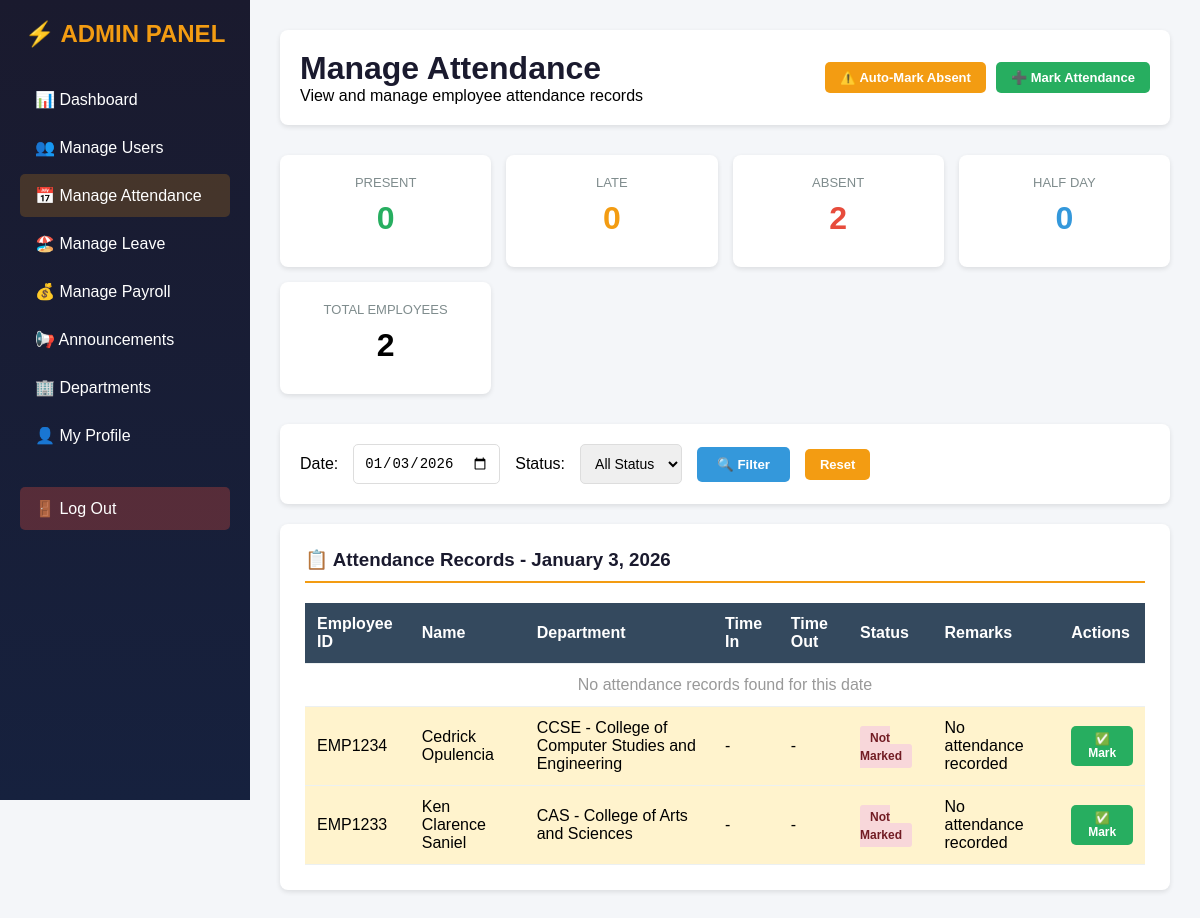
The page /hrms/public/admin_attendance.php (signed in) on the database its author committed.
### tables this page shows
CREATE TABLE `users` (
  `id` int(11) NOT NULL,
  `employee_id` varchar(50) DEFAULT NULL,
  `first_name` varchar(100) DEFAULT NULL,
  `last_name` varchar(100) DEFAULT NULL,
  `email` varchar(150) DEFAULT NULL,
  `contact_number` varchar(50) DEFAULT NULL,
  `password` varchar(255) DEFAULT NULL,
  `department` varchar(100) DEFAULT NULL,
  `role` enum('admin','employee') NOT NULL DEFAULT 'employee',
  `profile_picture` varchar(255) DEFAULT NULL,
  `created_at` timestamp NOT NULL DEFAULT current_timestamp()
);

### hrms/public/admin_attendance.php (the view, shortened to what this page needs)
<?php
include("../includes/db_connect.php");
$filter_date = isset($_GET['date']) ? $_GET['date'] : date('Y-m-d');
$filter_status = isset($_GET['status']) ? $_GET['status'] : 'all';
$attendance_query = "SELECT a.*, u.employee_id, u.first_name, u.last_name, u.department
                     FROM attendance a
                     JOIN users u ON a.user_id = u.id
                     WHERE a.date = ?";
$attendance_query .= " ORDER BY u.last_name ASC";
$att_stmt = $conn->prepare($attendance_query);
$att_stmt->bind_param("s", $filter_date);
$att_stmt->execute();
$attendance_records = $att_stmt->get_result();
$today = date('Y-m-d');
$show_unmarked = ($filter_date === $today);
if ($show_unmarked) {
    $absent_query = "SELECT u.id, u.employee_id, u.first_name, u.last_name, u.department
                     FROM users u
                     WHERE u.role = 'employee'
                     AND u.id NOT IN (SELECT user_id FROM attendance WHERE date = ?)
                     ORDER BY u.last_name ASC";
    $absent_stmt = $conn->prepare($absent_query);
    $absent_stmt->bind_param("s", $filter_date);
    $absent_stmt->execute();
    $absent_employees = $absent_stmt->get_result();
} else {
    $absent_employees = null;
}
$stats_query = "SELECT
    COUNT(CASE WHEN status = 'present' THEN 1 END) as present_count,
    COUNT(CASE WHEN status = 'late' THEN 1 END) as late_count,
    COUNT(CASE WHEN status = 'absent' THEN 1 END) as absent_count,
    COUNT(CASE WHEN status = 'half-day' THEN 1 END) as half_day_count
    FROM attendance WHERE date = ?";
$stats_stmt = $conn->prepare($stats_query);
$stats_stmt->bind_param("s", $filter_date);
$stats_stmt->execute();
$stats = $stats_stmt->get_result()->fetch_assoc();
$total_employees = $conn->query("SELECT COUNT(*) as count FROM users WHERE role = 'employee'")->fetch_assoc()['count'];
?>
<!DOCTYPE html>
<html lang="en">
<head>
</head>
<body>
<div class="container">
    <div class="sidebar">
        <h2>⚡ ADMIN PANEL</h2>
        <a href="admin_dashboard.php">📊 Dashboard</a>
        <a href="admin_users.php">👥 Manage Users</a>
        <a href="admin_attendance.php" class="active">📅 Manage Attendance</a>
        <a href="admin_leave.php">🏖️ Manage Leave</a>
        <a href="admin_payroll.php">💰 Manage Payroll</a>
        <a href="admin_announcements.php">📢 Announcements</a>
        <a href="admin_departments.php">🏢 Departments</a>
        <a href="admin_profile.php">👤 My Profile</a>
        <a href="logout.php" class="logout">🚪 Log Out</a>
    </div>
    <div class="main">
        <div class="header">
            <div>
                <h1>Manage Attendance</h1>
                <p>View and manage employee attendance records</p>
            </div>
            <div style="display: flex; gap: 10px;">
                <button class="btn btn-warning" onclick="if(confirm('Mark all unmarked employees as absent for yesterday?')) window.location.href='auto_mark_absent.php'">
                    ⚠️ Auto-Mark Absent
                </button>
                <button class="btn btn-success" onclick="document.getElementById('markAttendanceModal').style.display='block'">
                    ➕ Mark Attendance
                </button>
            </div>
        </div>
        <div class="stats-grid">
            <div class="stat-card">
                <div class="stat-label">PRESENT</div>
                <div class="stat-number stat-present"><?php echo $stats['present_count']; ?></div>
            </div>
            <div class="stat-card">
                <div class="stat-label">LATE</div>
                <div class="stat-number stat-late"><?php echo $stats['late_count']; ?></div>
            </div>
            <div class="stat-card">
                <div class="stat-label">ABSENT</div>
                <div class="stat-number stat-absent"><?php echo $stats['absent_count'] + ($show_unmarked && $absent_employees ? $absent_employees->num_rows : 0); ?></div>
            </div>
            <div class="stat-card">
                <div class="stat-label">HALF DAY</div>
                <div class="stat-number stat-half"><?php echo $stats['half_day_count']; ?></div>
            </div>
            <div class="stat-card">
                <div class="stat-label">TOTAL EMPLOYEES</div>
                <div class="stat-number"><?php echo $total_employees; ?></div>
            </div>
        </div>
        <form method="GET" class="filters">
            <label>Date:</label>
            <input type="date" name="date" value="<?php echo $filter_date; ?>" required>
            <label>Status:</label>
            <select name="status">
                <option value="all" <?php echo $filter_status == 'all' ? 'selected' : ''; ?>>All Status</option>
            </select>
            <button type="submit">🔍 Filter</button>
            <a href="admin_attendance.php" class="btn btn-warning">Reset</a>
        </form>
        <div class="card">
            <h3>📋 Attendance Records - <?php echo date('F j, Y', strtotime($filter_date)); ?></h3>
            <table>
                <thead>
                    <tr>
                        <th>Employee ID</th>
                        <th>Name</th>
                        <th>Department</th>
                        <th>Time In</th>
                        <th>Time Out</th>
                        <th>Status</th>
                        <th>Remarks</th>
                        <th>Actions</th>
                    </tr>
                </thead>
                <tbody>
                    <?php if($attendance_records->num_rows > 0): ?>
                        <?php while($record = $attendance_records->fetch_assoc()): ?>
                            <tr>
                                <td><?php echo htmlspecialchars($record['employee_id']); ?></td>
                                <td><?php echo htmlspecialchars($record['first_name'] . ' ' . $record['last_name']); ?></td>
                                <td><?php echo htmlspecialchars($record['department']); ?></td>
                                <td><?php echo $record['time_in'] ? date('h:i A', strtotime($record['time_in'])) : '-'; ?></td>
                                <td><?php echo $record['time_out'] ? date('h:i A', strtotime($record['time_out'])) : '-'; ?></td>
                                <td><span class="status-badge status-<?php echo $record['status']; ?>"><?php echo ucfirst($record['status']); ?></span></td>
                                <td><?php echo htmlspecialchars($record['remarks']) ?: '-'; ?></td>
                                <td>
                                    <div class="action-buttons">
                                        <button class="btn btn-warning btn-sm" onclick="editAttendance(<?php echo $record['id']; ?>)">✏️ Edit</button>
                                        <button class="btn btn-danger btn-sm" onclick="deleteAttendance(<?php echo $record['id']; ?>)">🗑️</button>
                                    </div>
                                </td>
                            </tr>
                        <?php endwhile; ?>
                    <?php else: ?>
                        <tr><td colspan="8" style="text-align: center; color: #999;">No attendance records found for this date</td></tr>
                    <?php endif; ?>
                    <?php if($show_unmarked && $absent_employees && $absent_employees->num_rows > 0): ?>
                        <?php while($emp = $absent_employees->fetch_assoc()): ?>
                            <tr style="background: #fff3cd;">
                                <td><?php echo htmlspecialchars($emp['employee_id']); ?></td>
                                <td><?php echo htmlspecialchars($emp['first_name'] . ' ' . $emp['last_name']); ?></td>
                                <td><?php echo htmlspecialchars($emp['department']); ?></td>
                                <td>-</td>
                                <td>-</td>
                                <td><span class="status-badge status-absent">Not Marked</span></td>
                                <td>No attendance recorded</td>
                                <td>
                                    <button class="btn btn-success btn-sm" onclick="markAttendanceFor(<?php echo $emp['id']; ?>, '<?php echo $emp['first_name'] . ' ' . $emp['last_name']; ?>')">
                                        ✅ Mark
                                    </button>
                                </td>
                            </tr>
                        <?php endwhile; ?>
                    <?php endif; ?>
                </tbody>
            </table>
        </div>
    </div>
</div>
</body>
</html>

### hrms/public/admin_attendance.php (style rules this page uses)
* { margin: 0; padding: 0; box-sizing: border-box; }
body { font-family: Arial, sans-serif; background: #f4f6f9; }
.container { display: flex; min-height: 100vh; }
.sidebar { width: 250px; background: linear-gradient(to bottom, #1a1a2e, #16213e); color: white; padding: 20px; position: fixed; height: 100vh; overflow-y: auto; }
.sidebar h2 { margin-bottom: 30px; text-align: center; color: #f39c12; }
.sidebar a { display: block; padding: 12px 15px; color: white; text-decoration: none; margin-bottom: 5px; border-radius: 5px; transition: 0.2s; }
.sidebar a:hover, .sidebar a.active { background: rgba(243, 156, 18, 0.2); }
.sidebar .logout { margin-top: 30px; background: rgba(231, 76, 60, 0.3); }
.main { flex: 1; margin-left: 250px; padding: 30px; }
.header { display: flex; justify-content: space-between; align-items: center; margin-bottom: 30px; background: white; padding: 20px; border-radius: 8px; box-shadow: 0 2px 5px rgba(0,0,0,0.1); }
.header h1 { color: #1a1a2e; }
.stats-grid { display: grid; grid-template-columns: repeat(auto-fit, minmax(200px, 1fr)); gap: 15px; margin-bottom: 30px; }
.stat-card { background: white; padding: 20px; border-radius: 8px; text-align: center; box-shadow: 0 2px 5px rgba(0,0,0,0.1); }
.stat-number { font-size: 32px; font-weight: bold; margin: 10px 0; }
.stat-label { color: #7f8c8d; font-size: 13px; }
.stat-present { color: #27ae60; }
.stat-late { color: #f39c12; }
.stat-absent { color: #e74c3c; }
.stat-half { color: #3498db; }
.filters { background: white; padding: 20px; border-radius: 8px; margin-bottom: 20px; display: flex; gap: 15px; align-items: center; box-shadow: 0 2px 5px rgba(0,0,0,0.1); }
.filters input, .filters select { padding: 10px; border: 1px solid #ddd; border-radius: 5px; font-size: 14px; }
.filters button { padding: 10px 20px; background: #3498db; color: white; border: none; border-radius: 5px; cursor: pointer; font-weight: bold; }
.card { background: white; padding: 25px; border-radius: 8px; box-shadow: 0 2px 5px rgba(0,0,0,0.1); margin-bottom: 20px; }
.card h3 { color: #1a1a2e; margin-bottom: 20px; padding-bottom: 10px; border-bottom: 2px solid #f39c12; }
table { width: 100%; border-collapse: collapse; }
th, td { padding: 12px; text-align: left; border-bottom: 1px solid #ecf0f1; }
th { background: #34495e; color: white; font-weight: bold; }
.status-badge { padding: 5px 10px; border-radius: 3px; font-size: 12px; font-weight: bold; }
.status-absent { background: #f8d7da; color: #721c24; }
.btn { padding: 8px 15px; border: none; border-radius: 5px; cursor: pointer; font-size: 13px; text-decoration: none; display: inline-block; font-weight: bold; }
.btn-success { background: #27ae60; color: white; }
.btn-warning { background: #f39c12; color: white; }
.btn-sm { padding: 6px 12px; font-size: 12px; }

### rows shown on the page
users: employee "EMP1234", first_name+last_name "Cedrick Opulencia", department "CCSE - College of Computer Studies and Engineering"
users: employee "EMP1233", first_name+last_name "Ken Clarence Saniel", department "CAS - College of Arts and Sciences"

### other values the page prints
$stats['present_count'] "0"
$stats['late_count'] "0"
$stats['half_day_count'] "0"
$total_employees "2"
date('F j, Y', strtotime($filter_date)) "January 3, 2026"
